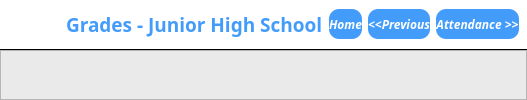
            <widget class="QWidget" name="gradeJHSPage">
             <layout class="QVBoxLayout" name="verticalLayout_6">
              <property name="spacing">
               <number>0</number>
              </property>
              <property name="leftMargin">
               <number>0</number>
              </property>
              <property name="topMargin">
               <number>0</number>
              </property>
              <property name="rightMargin">
               <number>0</number>
              </property>
              <property name="bottomMargin">
               <number>0</number>
              </property>
              <item>
               <widget class="QFrame" name="gJHSTitleFrame">
                <property name="maximumSize">
                 <size>
                  <width>16777215</width>
                  <height>60</height>
                 </size>
                </property>
                <property name="styleSheet">
                 <string notr="true">QFrame{
border: solid;
border-width: 0px 0px 1px 0px;
background-color: rgb(255, 255, 255);
}</string>
                </property>
                <property name="frameShape">
                 <enum>QFrame::StyledPanel</enum>
                </property>
                <property name="frameShadow">
                 <enum>QFrame::Raised</enum>
                </property>
                <layout class="QHBoxLayout" name="horizontalLayout_7">
                 <property name="leftMargin">
                  <number>0</number>
                 </property>
                 <property name="topMargin">
                  <number>0</number>
                 </property>
                 <property name="rightMargin">
                  <number>8</number>
                 </property>
                 <property name="bottomMargin">
                  <number>0</number>
                 </property>
                 <item>
                  <widget class="QLabel" name="grdJHSIcon">
                   <property name="minimumSize">
                    <size>
                     <width>60</width>
                     <height>0</height>
                    </size>
                   </property>
                   <property name="maximumSize">
                    <size>
                     <width>60</width>
                     <height>16777215</height>
                    </size>
                   </property>
                   <property name="styleSheet">
                    <string notr="true">QLabel{
background-color: rgb(255, 255, 255);
border: none;
}</string>
                   </property>
                   <property name="text">
                    <string/>
                   </property>
                   <property name="pixmap">
                    <pixmap>icons/gradesBlue.png</pixmap>
                   </property>
                   <property name="scaledContents">
                    <bool>true</bool>
                   </property>
                   <property name="margin">
                    <number>9</number>
                   </property>
                  </widget>
                 </item>
                 <item>
                  <widget class="QLabel" name="gradesJHSLabel">
                   <property name="font">
                    <font>
                     <family>Montserrat</family>
                     <pointsize>14</pointsize>
                     <weight>75</weight>
                     <bold>true</bold>
                    </font>
                   </property>
                   <property name="styleSheet">
                    <string notr="true">QLabel{
border: none;
	color: rgb(67, 156, 250);
}</string>
                   </property>
                   <property name="text">
                    <string>Grades - Junior High School</string>
                   </property>
                  </widget>
                 </item>
                 <item>
                  <widget class="QPushButton" name="homeBtnJHS">
                   <property name="maximumSize">
                    <size>
                     <width>120</width>
                     <height>30</height>
                    </size>
                   </property>
                   <property name="font">
                    <font>
                     <family>Montserrat</family>
                     <pointsize>9</pointsize>
                     <weight>75</weight>
                     <italic>true</italic>
                     <bold>true</bold>
                    </font>
                   </property>
                   <property name="styleSheet">
                    <string notr="true">QPushButton{
	background-color: rgb(67, 156, 250);
	color: rgb(255, 255, 255);
 	border-radius: 10px;
}

QPushButton:focus{
background-color: rgb(255, 255, 255);
color: rgb(67, 156, 250);
border-radius: 10px;
border: 2px solid rgb(67, 156, 250)
}</string>
                   </property>
                   <property name="text">
                    <string>Home</string>
                   </property>
                   <property name="icon">
                    <iconset>
                     <normaloff>icons/home.png</normaloff>icons/home.png</iconset>
                   </property>
                   <property name="iconSize">
                    <size>
                     <width>22</width>
                     <height>22</height>
                    </size>
                   </property>
                  </widget>
                 </item>
                 <item>
                  <widget class="QPushButton" name="prevBtnJHS">
                   <property name="maximumSize">
                    <size>
                     <width>130</width>
                     <height>30</height>
                    </size>
                   </property>
                   <property name="font">
                    <font>
                     <family>Montserrat</family>
                     <pointsize>9</pointsize>
                     <weight>75</weight>
                     <italic>true</italic>
                     <bold>true</bold>
                    </font>
                   </property>
                   <property name="styleSheet">
                    <string notr="true">QPushButton{
	background-color: rgb(67, 156, 250);
	color: rgb(255, 255, 255);
 	border-radius: 10px;
}

QPushButton:focus{
background-color: rgb(255, 255, 255);
color: rgb(67, 156, 250);
border-radius: 10px;
border: 2px solid rgb(67, 156, 250)
}</string>
                   </property>
                   <property name="text">
                    <string>&lt;&lt;Previous</string>
                   </property>
                  </widget>
                 </item>
                 <item>
                  <widget class="QPushButton" name="attendBtnJHS">
                   <property name="maximumSize">
                    <size>
                     <width>130</width>
                     <height>30</height>
                    </size>
                   </property>
                   <property name="font">
                    <font>
                     <family>Montserrat</family>
                     <pointsize>9</pointsize>
                     <weight>75</weight>
                     <italic>true</italic>
                     <bold>true</bold>
                    </font>
                   </property>
                   <property name="styleSheet">
                    <string notr="true">QPushButton{
	background-color: rgb(67, 156, 250);
	color: rgb(255, 255, 255);
 	border-radius: 10px;
}

QPushButton:focus{
background-color: rgb(255, 255, 255);
color: rgb(67, 156, 250);
border-radius: 10px;
border: 2px solid rgb(67, 156, 250)
}</string>
                   </property>
                   <property name="text">
                    <string>Attendance &gt;&gt;</string>
                   </property>
                  </widget>
                 </item>
                </layout>
               </widget>
              </item>
              <item>
               <widget class="QFrame" name="gJHSMainFrame">
                <property name="styleSheet">
                 <string notr="true">QFrame{
	background-color: rgb(234, 234, 234);
}</string>
                </property>
                <property name="frameShape">
                 <enum>QFrame::StyledPanel</enum>
                </property>
                <property name="frameShadow">
                 <enum>QFrame::Raised</enum>
                </property>
               </widget>
              </item>
             </layout>
            </widget>
